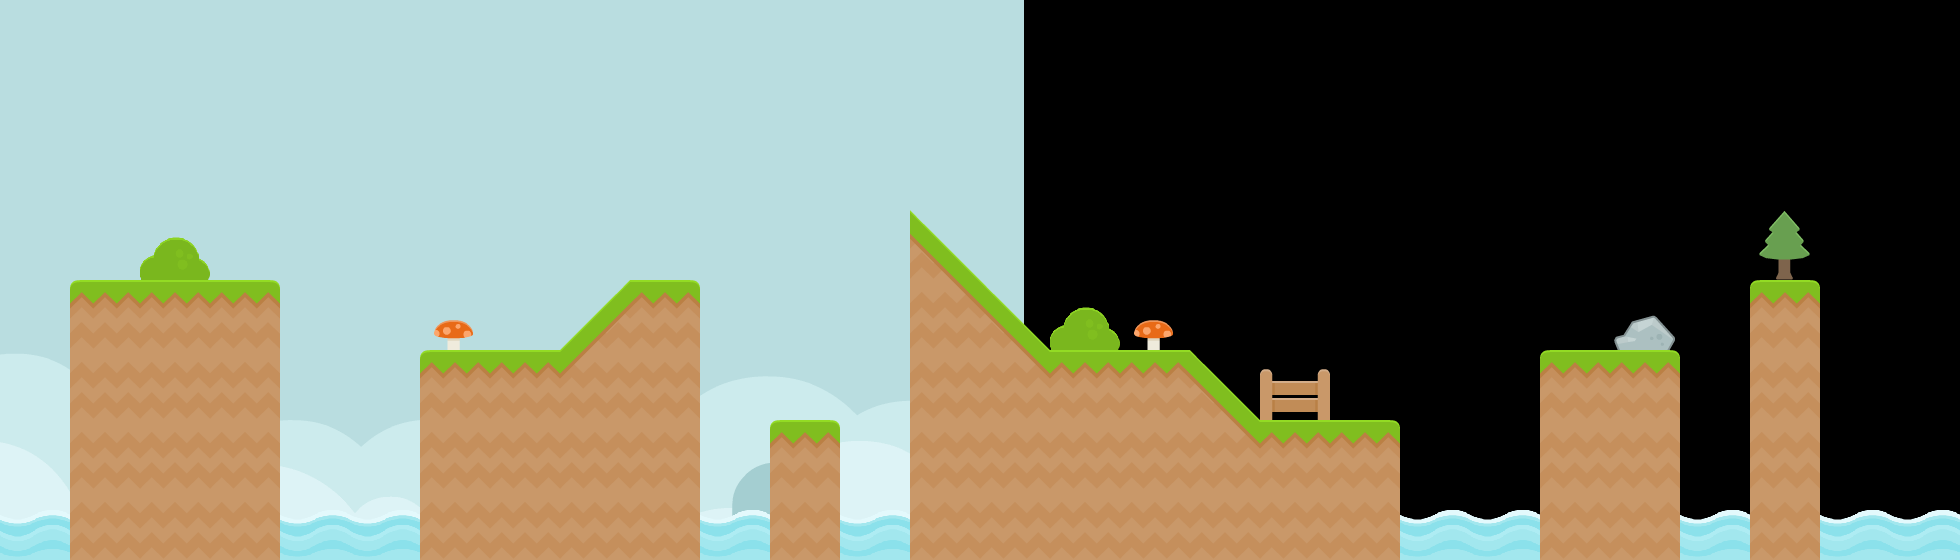

The image is a tile-based game level rendered from a .tmx file. Its description and source (layers, tilesets, objects; grid data summarised) follow:
An orthogonal 28x8 tile map with 70x70 px tiles, 3 tile layers (tiles_background, tiles_terrain, tiles_foreground), 2 image layers and 14 objects (9x GRASS, 2x clickable, start, target, effect_clouds).

<map version="1.0" orientation="orthogonal" renderorder="right-down" width="28" height="8" tilewidth="70" tileheight="70" nextobjectid="66">
 <properties>
  <property name="blocks" value="wood_1x2_triangle_left,wood_square,wood_square" />
  <property name="music" value="main_theme" />
 </properties>
 <tileset firstgid="1" name="tiles" tilewidth="70" tileheight="70" spacing="4" margin="2" tilecount="117">
  <image source="../../graphics/tiles.png" width="962" height="666" />
  <tile id="114">
   <animation>
    <frame tileid="114" duration="100" />
    <frame tileid="115" duration="100" />
    <frame tileid="116" duration="100" />
    <frame tileid="115" duration="100" />
   </animation>
  </tile>
 </tileset>
 <imagelayer name="background_b" x="1024" y="-250">
  <image source="../../graphics/backgrounds/blue_shroom.png" />
 </imagelayer>
 <imagelayer name="background_a" y="-250">
  <image source="../../graphics/backgrounds/blue_grass.png" />
 </imagelayer>
 <layer name="tiles_background" width="30" height="8">
  <data>[240 cells, 16 non-empty, 5 distinct tile ids]</data>
 </layer>
 <layer name="tiles_terrain" width="30" height="8">
  <data>[240 cells, 60 non-empty, 9 distinct tile ids]</data>
 </layer>
 <layer name="tiles_foreground" width="30" height="8">
  <data>[240 cells, 1 non-empty, 1 distinct tile ids]</data>
 </layer>
 <objectgroup name="terrain">
  <object id="52" type="GRASS" x="70" y="280">
   <polygon points="0,0 210,0 210,280 0,280" />
  </object>
  <object id="53" type="GRASS" x="420" y="350">
   <polygon points="0,0 140,0 140,210 0,210" />
  </object>
  <object id="54" type="GRASS" x="560" y="350">
   <polygon points="0,0 70,-70 140,-70 140,210 0,210" />
  </object>
  <object id="55" type="GRASS" x="770" y="420">
   <polygon points="0,0 70,0 70,140 0,140" />
  </object>
  <object id="57" type="GRASS" x="910" y="210">
   <polygon points="0,0 140,140 140,350 0,350" />
  </object>
  <object id="59" type="GRASS" x="1050" y="350">
   <polygon points="0,0 140,0 210,70 210,210 0,210" />
  </object>
  <object id="60" type="GRASS" x="1260" y="420">
   <polygon points="0,0 140,0 140,140 0,140" />
  </object>
  <object id="61" type="GRASS" x="1540" y="350">
   <polygon points="0,0 140,0 140,210 0,210" />
  </object>
  <object id="62" type="GRASS" x="1750" y="280">
   <polygon points="0,0 70,0 70,280 0,280" />
  </object>
 </objectgroup>
 <objectgroup name="entities">
  <object id="4" name="start" type="start" x="490" y="280" width="70" height="70" />
  <object id="5" name="target" type="target" x="1120" y="280" width="70" height="70" />
  <object id="63" type="clickable" x="1137.5" y="315" width="35" height="35">
   <properties>
    <property name="effect" value="mushroom_red" />
   </properties>
  </object>
  <object id="65" type="clickable" x="437.5" y="315" width="35" height="35">
   <properties>
    <property name="effect" value="mushroom_red" />
   </properties>
  </object>
 </objectgroup>
 <objectgroup name="background_effects">
  <object id="11" type="effect_clouds" x="0" y="0" width="1960" height="140" />
 </objectgroup>
 <objectgroup name="foreground_effects" />
 <objectgroup name="npc" />
</map>
